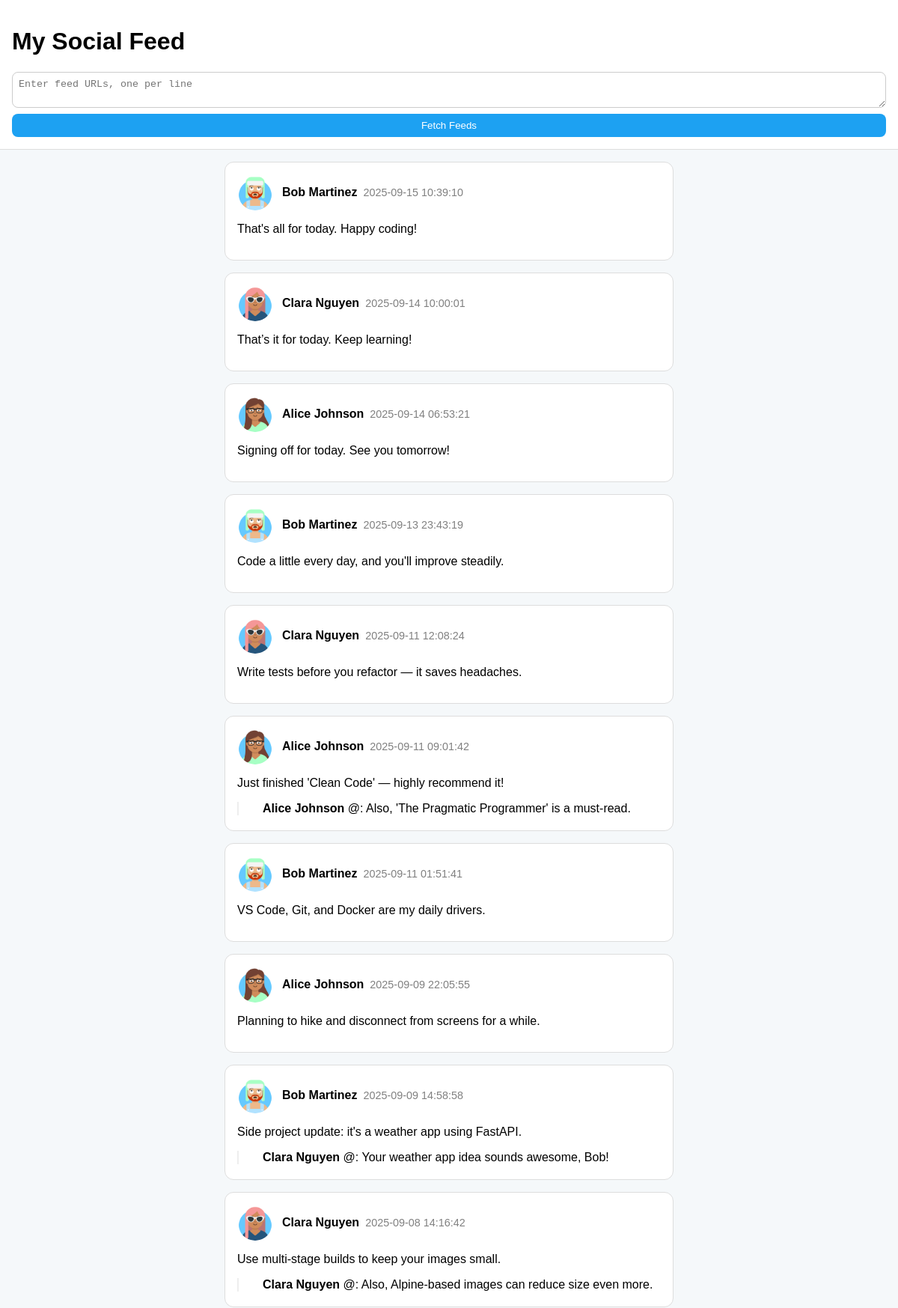
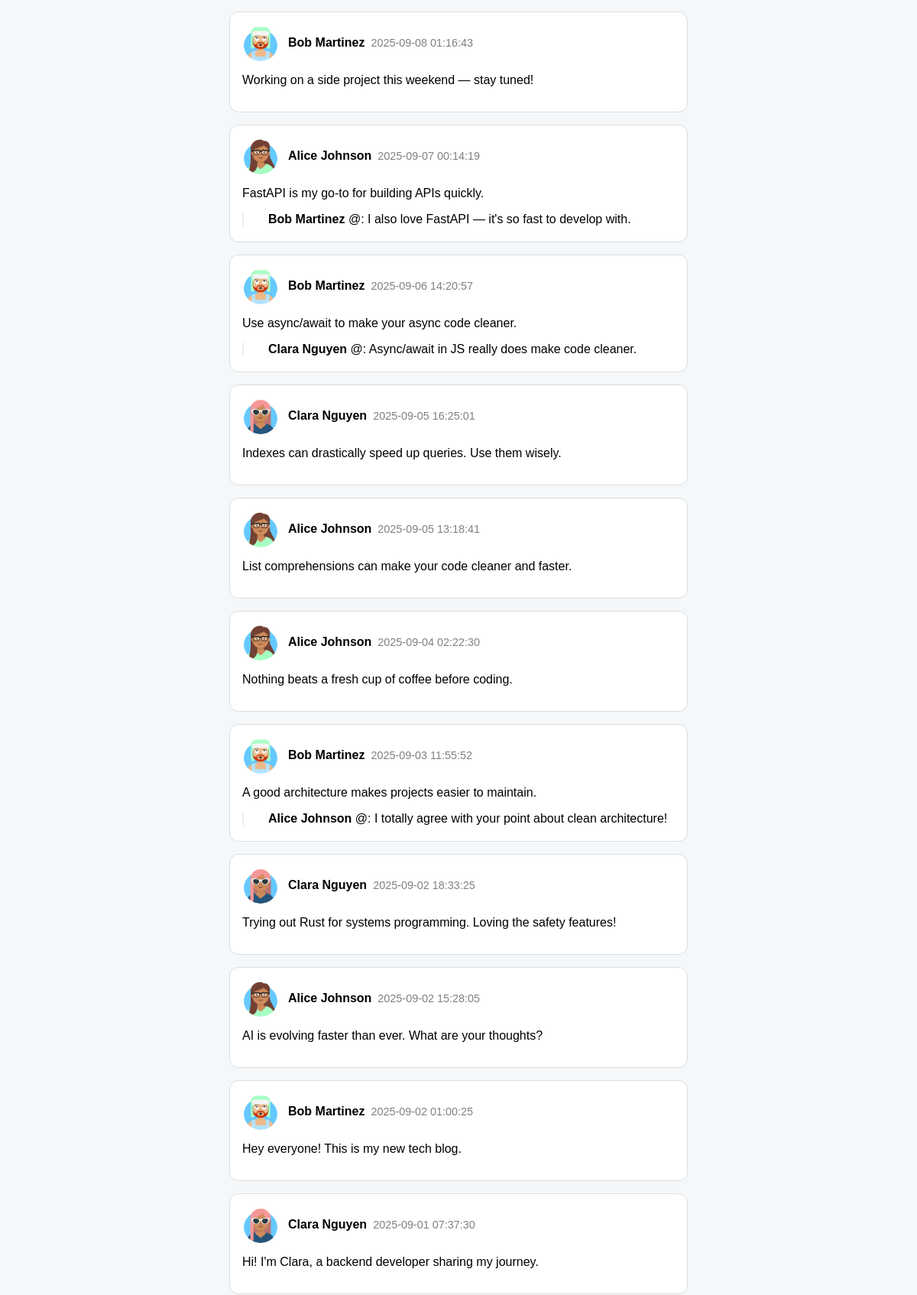
The page / (upper part) on the database its author committed (2 pictures, top to bottom).
### tables this page shows
CREATE TABLE posts (
            id INTEGER,
            feed_url TEXT,
            title TEXT,
            text TEXT,
            date INTEGER,
            reply_to_url TEXT,
            reply_to_id INTEGER,
            PRIMARY KEY (id, feed_url)
        );

CREATE TABLE feeds (
            url TEXT PRIMARY KEY,
            feed_title TEXT,
            feed_author TEXT,
            avatar TEXT,
            next_page TEXT
        );

### main.py (the view)
@app.get("/", response_class=HTMLResponse)
def home(request: Request):
    conn = sqlite3.connect(DB_FILE)
    c = conn.cursor()
    c.execute("""
        SELECT p.id, p.feed_url, p.title, p.text, p.date, p.reply_to_url, p.reply_to_id,
               f.feed_author, f.avatar
        FROM posts p
        JOIN feeds f ON p.feed_url = f.url
        ORDER BY p.date DESC
    """)
    posts = c.fetchall()
    post_map = {}
    for post in posts:
        pid, feed_url, title, text, date, reply_to_url, reply_to_id, author, avatar = post
        post_map[(feed_url, pid)] = {
            "id": pid,
            "avatar": avatar,
            "feed_url": feed_url,
            "title": title,
            "text": text,
            "date": datetime.fromtimestamp(date),
            "author": author,
            "replies": [],
            "reply_to": (reply_to_url, reply_to_id) if reply_to_url else None
        }
    root_posts = []
    for key, post in post_map.items():
        if post["reply_to"] and (post["reply_to"] in post_map):
            print(  post_map[post["reply_to"]], post )
            post_map[post["reply_to"]]["replies"].append(post)
        else:
            root_posts.append(post)
    conn.close()
    return templates.TemplateResponse("index.html", {"request": request, "posts": root_posts})

### templates/index.html (shortened to what this page needs)
<!DOCTYPE html>
<html>
<head>
    <link rel="stylesheet" href="/static/style.css">
</head>
<body>
    <header class="feed-header">
        <h1>My Social Feed</h1>
        <form action="/fetch" method="post" class="feed-form">
            <textarea name="urls" placeholder="Enter feed URLs, one per line"></textarea>
            <button type="submit">Fetch Feeds</button>
        </form>
    </header>
    <main class="feed-container">
        {% for post in posts %}
            {% include 'post.html' with context %}
        {% endfor %}
    </main>
</body>
</html>

### templates/post.html (shortened to what this page needs)
<div class="post-card">
    <div class="post-header">
        <img src="{{ post.avatar or '/static/default-avatar.png' }}" alt="{{ post.author }}" class="avatar">
        <div class="post-user-info">
            <span class="author">{{ post.author }}</span>
            <span class="timestamp"> {{ post.date }} </span>
        </div>
    </div>
    <div class="post-content">
        <p>{{ post.text }}</p>
    </div>
    {% if post.replies %}
        <div class="post-replies">
            {% for reply in post.replies %}
                <div class="reply">
                    <strong>{{ reply.author }}</strong> @{{ reply.username }}: {{ reply.text }}
                </div>
            {% endfor %}
        </div>
    {% endif %}
</div>

### static/style.css (style rules this page uses)
body { font-family: Arial, sans-serif; background-color: #f5f8fa; margin: 0; padding: 0; }
.feed-header { background: white; padding: 1rem; border-bottom: 1px solid #ddd; }
.feed-form { display: flex; flex-direction: column; margin-top: 1rem; }
.feed-form textarea { padding: 0.5rem; resize: vertical; border: 1px solid #ccc; border-radius: 8px; }
.feed-form button { margin-top: 0.5rem; padding: 0.5rem; background: #1da1f2; color: white; border: none; border-radius: 8px; cursor: pointer; }
.feed-container { max-width: 600px; margin: auto; padding: 1rem; }
.post-card { background: white; border-radius: 12px; padding: 1rem; margin-bottom: 1rem; border: 1px solid #ddd; }
.post-header { display: flex; align-items: center; margin-bottom: 0.5rem; }
.avatar { width: 48px; height: 48px; border-radius: 50%; margin-right: 0.75rem; }
.post-user-info { display: flex; align-items: center; gap: 0.5rem; }
.author { font-weight: bold; }
.timestamp { color: gray; font-size: 0.9rem; }
.post-content { margin-top: 0.5rem; }
.post-replies { margin-top: 0.5rem; padding-left: 2rem; border-left: 2px solid #eee; }
.reply { margin-bottom: 0.25rem; }

### rows shown on the page
posts: avatar (picture), author "Bob Martinez", date "2025-09-15 10:39:10", text "That's all for today. Happy coding!"
posts: avatar (picture), author "Clara Nguyen", date "2025-09-14 10:00:01", text "That’s it for today. Keep learning!"
posts: avatar (picture), author "Alice Johnson", date "2025-09-14 06:53:21", text "Signing off for today. See you tomorrow!"
posts: avatar (picture), author "Bob Martinez", date "2025-09-13 23:43:19", text "Code a little every day, and you'll improve steadily."
posts: avatar (picture), author "Clara Nguyen", date "2025-09-11 12:08:24", text "Write tests before you refactor — it saves headaches."
posts: avatar (picture), author "Alice Johnson", date "2025-09-11 09:01:42", text "Just finished 'Clean Code' — highly recommend it!"
posts: author "Alice Johnson", text "Also, 'The Pragmatic Programmer' is a must-read."
posts: avatar (picture), author "Bob Martinez", date "2025-09-11 01:51:41", text "VS Code, Git, and Docker are my daily drivers."
posts: avatar (picture), author "Alice Johnson", date "2025-09-09 22:05:55", text "Planning to hike and disconnect from screens for a while."
posts: avatar (picture), author "Bob Martinez", date "2025-09-09 14:58:58", text "Side project update: it's a weather app using FastAPI."
posts: author "Clara Nguyen", text "Your weather app idea sounds awesome, Bob!"
posts: avatar (picture), author "Clara Nguyen", date "2025-09-08 14:16:42", text "Use multi-stage builds to keep your images small."
posts: author "Clara Nguyen", text "Also, Alpine-based images can reduce size even more."
posts: avatar (picture), author "Bob Martinez", date "2025-09-08 01:16:43", text "Working on a side project this weekend — stay tuned!"
posts: avatar (picture), author "Alice Johnson", date "2025-09-07 00:14:19", text "FastAPI is my go-to for building APIs quickly."
posts: author "Bob Martinez", text "I also love FastAPI — it's so fast to develop with."
posts: avatar (picture), author "Bob Martinez", date "2025-09-06 14:20:57", text "Use async/await to make your async code cleaner."
posts: author "Clara Nguyen", text "Async/await in JS really does make code cleaner."
posts: avatar (picture), author "Clara Nguyen", date "2025-09-05 16:25:01", text "Indexes can drastically speed up queries. Use them wisely."
posts: avatar (picture), author "Alice Johnson", date "2025-09-05 13:18:41", text "List comprehensions can make your code cleaner and faster."
posts: avatar (picture), author "Alice Johnson", date "2025-09-04 02:22:30", text "Nothing beats a fresh cup of coffee before coding."
posts: avatar (picture), author "Bob Martinez", date "2025-09-03 11:55:52", text "A good architecture makes projects easier to maintain."
posts: author "Alice Johnson", text "I totally agree with your point about clean architecture!"
posts: avatar (picture), author "Clara Nguyen", date "2025-09-02 18:33:25", text "Trying out Rust for systems programming. Loving the safety features!"
posts: avatar (picture), author "Alice Johnson", date "2025-09-02 15:28:05", text "AI is evolving faster than ever. What are your thoughts?"
posts: avatar (picture), author "Bob Martinez", date "2025-09-02 01:00:25", text "Hey everyone! This is my new tech blog."
posts: avatar (picture), author "Clara Nguyen", date "2025-09-01 07:37:30", text "Hi! I'm Clara, a backend developer sharing my journey."
